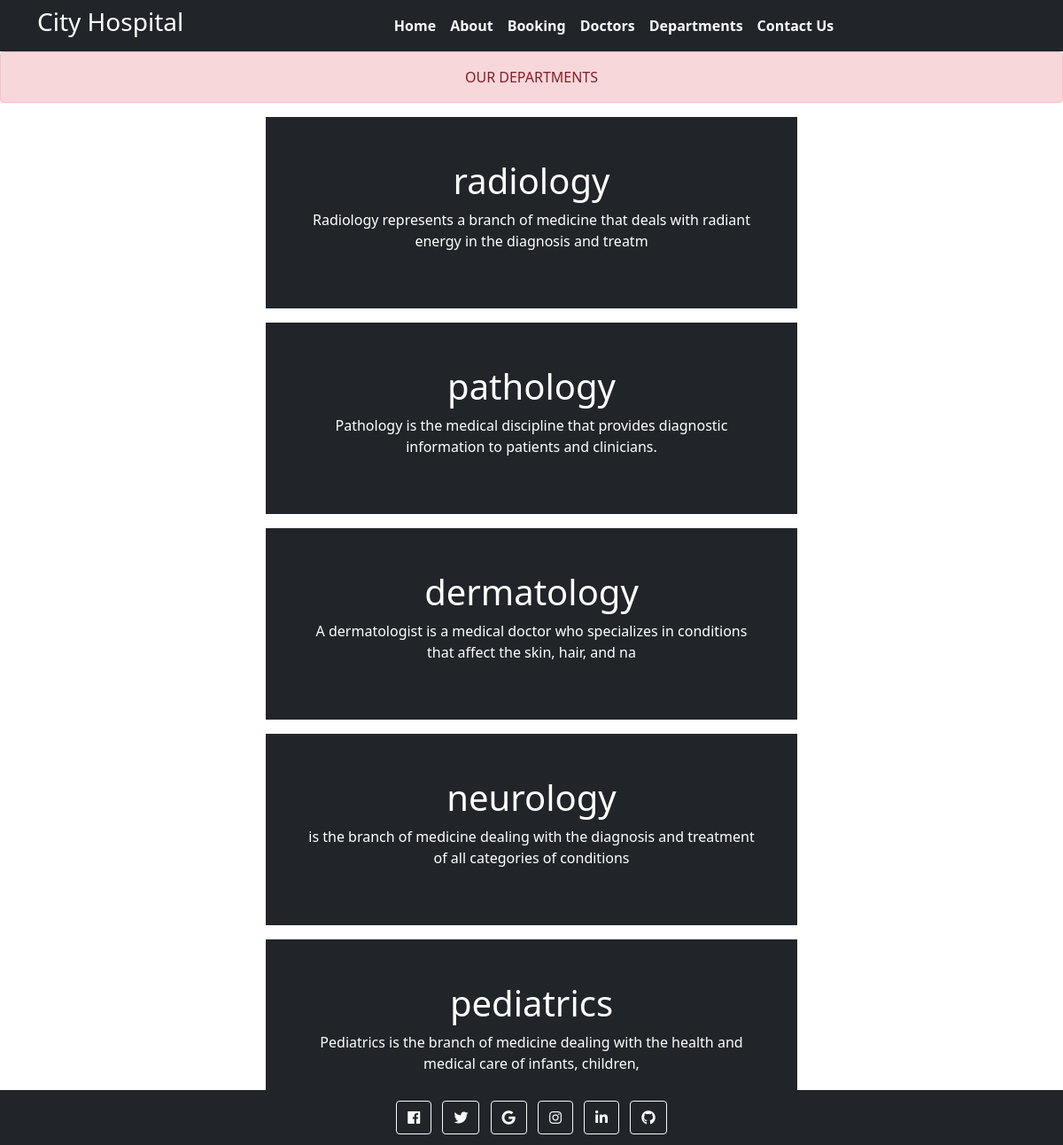
Page /department/ on the committed database.
### home/models.py (models this page shows, shortened)
class departments(models.Model):
    objects = None
    dep_name = models.CharField(max_length=100)
    dep_description = models.TextField(max_length=255)

### home/views.py (the view)
# urls.py: path('department/', views.department, name='department'),
def department(request):
    dict_dept ={
        'dept': departments.objects.all
    }
    return render(request, 'department.html',dict_dept)

### templates/department.html (shortened to what this page needs)
{% extends 'base.html'%}
{% block content %}
<div class="alert alert-danger text-center" role="alret">
 OUR DEPARTMENTS
</div>
{% for d in dept %}
<div class="mx-auto w-50 bg-dark text-center text-white p-5 my-3" >
    <h1> {{ d.dep_name }}</h1>
    <p>{{ d.dep_description }}</p>
</div>
{% endfor %}
{% endblock %}

### templates/base.html (shortened to what this page needs)
<!DOCTYPE html>
  <html>
    <head>
      {% load static %}
      <link rel="stylesheet"
        href=" https://cdn.jsdelivr.net/npm/bootstrap@5.1.3/dist/css/bootstrap.min.css ">
      <link rel="stylesheet"
        href="https://use.fontawesome.com/releases/v5.2.0/css/all.css">
       <link rel="stylesheet">
       <link rel="stylesheet" href="https://cdnjs.cloudflare.com/ajax/libs/font-awesome/4.7.0/css/font-awesome.min.css">
       <link rel="stylesheet"
        href="{% static 'css/style.css' %}">
    </head>
    <body>
      <nav class="navbar bg-dark navbar-expand-md ">
        <div class="container">
          <div class="col-2 text-Rights pl-md-0">
            <h3 class="text-white"> City Hospital </h3>
          </div>
          <div
            class="collapse navbar-collapse justify-content-center col-md-8 navbar-collapse-3">
            <ul class="navbar-nav justify-content-center  fw-bold">
              <li class="nav-item active">
                <a class="nav-link text-light" href="{% url 'home' %}">Home </a>
              </li>
              <li class="nav-item">
                <a class="nav-link text-light" href="{% url 'about' %}">About</a>
              </li>
              <li class="nav-item">
                <a class="nav-link text-light" href="{% url 'booking' %}">Booking</a>
              </li>
              <li class="nav-item">
                <a class="nav-link text-light" href="{% url 'doctors' %}">Doctors</a>
              </li>
               <li class="nav-item">
                <a class="nav-link text-light" href="{% url 'department' %}">Departments</a>
              </li>
              <li class="nav-item">
                <a class="nav-link text-light" href="{% url 'contact' %}">Contact Us</a>
              </li>
            </ul>
          </div>
        </div>
      </nav>
      {% block content %}{% endblock %}
      <section class="fixed-bottom">
        <footer class="pt-2 pb-2  bg-dark text-light">
          <div class="container">
            <section class="mb-10 text-center">
              <a class="btn btn-outline-light btn-floating m-1" href="#!" role="button"
                ><i class="fab fa-facebook-f"></i
              ></a>
              <a class="btn btn-outline-light btn-floating m-1" href="#!" role="button"
                ><i class="fab fa-twitter"></i
              ></a>
              <a class="btn btn-outline-light btn-floating m-1" href="#!" role="button"
                ><i class="fab fa-google"></i
              ></a>
              <a class="btn btn-outline-light btn-floating m-1" href="" role="button"
                ><i class="fab fa-instagram"></i
              ></a>
              <a class="btn btn-outline-light btn-floating m-1" href="#!" role="button"
                ><i class="fab fa-linkedin-in"></i
              ></a>
              <a class="btn btn-outline-light btn-floating m-1" href="#!" role="button"
                ><i class="fab fa-github"></i
              ></a>
            </section>
          </div>
        </footer>
      </section>
    </body>
  </html>

### static/css/style.css (style rules this page uses)
li { position: relative; cursor: pointer; margin: auto; }
li::after { content:"" ; position: absolute; bottom: -5px; height: 4px; width: 100%; left: 0; background-color: white; transition: 0.3s; transition-timing-function: ease-in-out; transform: scaleX(0); }

### rows in the picture
departments: dep_name "radiology", dep_description "Radiology represents a branch of medicine that deals with radiant energy in the diagnosis and treatm"
departments: dep_name "pathology", dep_description "Pathology is the medical discipline that provides diagnostic information to patients and clinicians."
departments: dep_name "dermatology", dep_description "A dermatologist is a medical doctor who specializes in conditions that affect the skin, hair, and na"
departments: dep_name "neurology", dep_description "is the branch of medicine dealing with the diagnosis and treatment of all categories of conditions"
departments: dep_name "pediatrics", dep_description "Pediatrics is the branch of medicine dealing with the health and medical care of infants, children,"
